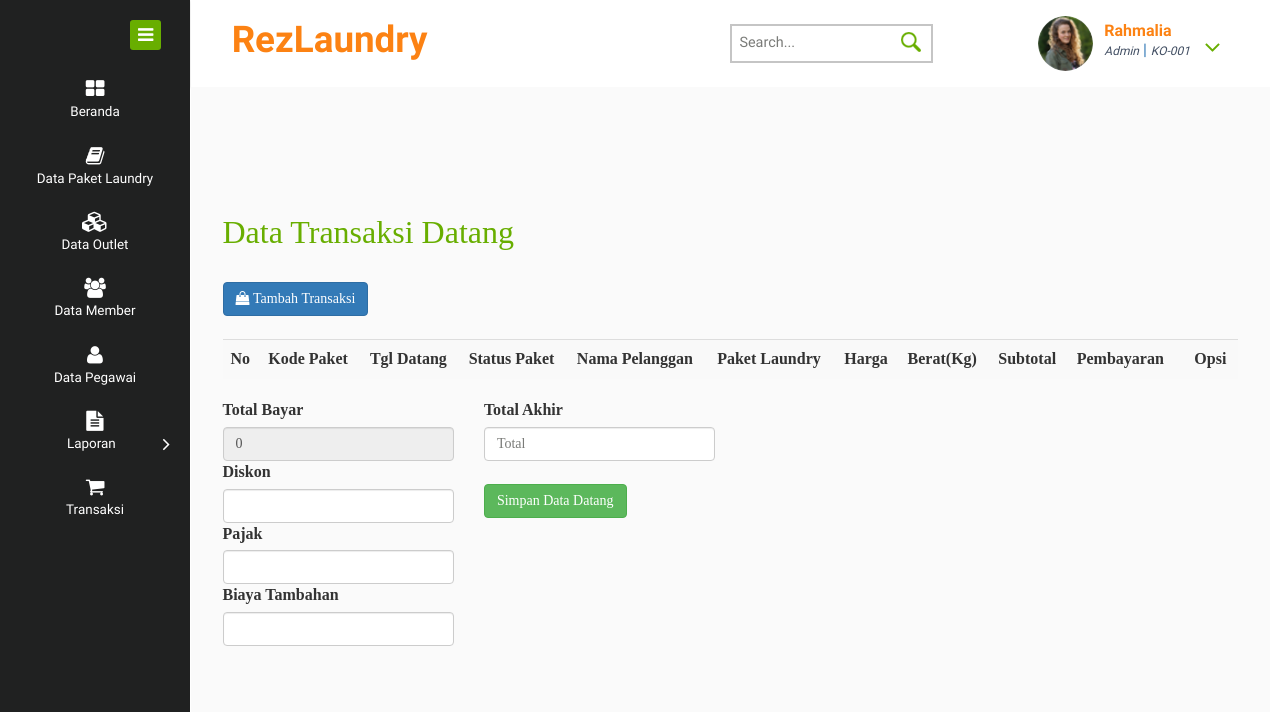
/keranjangg.php (signed in), run on the app's committed database.
### tables this page shows
CREATE TABLE `pegawai` (
  `Kode_p` varchar(10) NOT NULL,
  `Kode_outlet` varchar(10) NOT NULL,
  `Nama_p` varchar(30) NOT NULL,
  `Username` varchar(20) NOT NULL,
  `Password` varchar(200) NOT NULL,
  `JK` enum('Laki-Laki','Perempuan') NOT NULL,
  `Alamat` varchar(50) NOT NULL,
  `No_tlp` varchar(13) NOT NULL,
  `Jabatan` varchar(15) NOT NULL,
  `Status` varchar(15) NOT NULL,
  `Foto` longblob NOT NULL
);

### keranjangg.php (the view, shortened to what this page needs)
<!DOCTYPE HTML>
<html>
<head>
<link href="css/bootstrap.css" rel="stylesheet" type="text/css" media="all">
<link href="css/style.css" rel="stylesheet" type="text/css" media="all"/>
<link href="css/font-awesome.css" rel="stylesheet">
</head>
<body>
<div class="page-container">
   <div class="left-content">
	   <div class="mother-grid-inner">
				<div class="header-main">
					<div class="header-left">
							<div class="logo-name">
									 <a href="index.html"> <h1>RezLaundry</h1></a>
							</div>
							<div class="clearfix"> </div>
						 </div>
						 <div class="header-right">
								<div class="search-box">
									<form>
										<input type="text" placeholder="Search..." required="">
										<input type="submit" value="">
									</form>
								</div>
              <?php
                    include 'koneksi.php';
                    $user = $_SESSION['Username'];
                    $query = mysqli_query($koneksi, "SELECT Foto FROM pegawai WHERE Username='$user'");
                    while ($data = mysqli_fetch_array($query)) {
                    ?>
							<div class="profile_details">
								<ul>
									<li class="dropdown profile_details_drop">
										<a href="#" class="dropdown-toggle" data-toggle="dropdown" aria-expanded="false">
											<div class="profile_img">
												<span class="prfil-img"><?php echo "<img src='images/$data[Foto]' width='55' height='55' class='img-circle'/> ";?> </span>
												<div class="user-name">
													<p><?php echo $_SESSION['Username']; ?></p>
                                      <span><?php echo $_SESSION['Jabatan']; ?></span> |
            <?php
            include 'koneksi.php';
            $user = $_SESSION['Username'];
            $query=mysqli_query($koneksi,"SELECT Kode_outlet FROM pegawai WHERE Username='$user'");
            while ($d = mysqli_fetch_array($query)) {
              ?>
              <tr>
                <span><?php echo $d['Kode_outlet'];?></span>
              </tr>
              <?php } ?>
												</div>
												<i class="fa fa-angle-down lnr"></i>
												<div class="clearfix"></div>
											</div>
										</a>
                    <?php } ?>
									</li>
								</ul>
							</div>
							<div class="clearfix"> </div>
						</div>
				     <div class="clearfix"> </div>
				</div>
<font face="Cambria Math">
<div class="inner-block">
    <div class="blank">
    <h2><font face="Cambria Math">Data Transaksi Datang</font></h2>
<div class="card">
<button type="submit" class="btn btn-primary " data-toggle="modal" data-target="#myModal"></span><i class="fa fa-shopping-bag">    Tambah Transaksi</i></button>
  </div>
  <br>
 <table class="table table-striped">
                  <tr>
                      <th>No</th>
                      <th>Kode Paket</th>
                      <th>Tgl Datang</th>
                      <th>Status Paket</th>
                      <th>Nama Pelanggan</th>
                      <th>Paket Laundry</th>
                      <th>Harga</th>
                      <th>Berat(Kg)</th>
                      <th>Subtotal</th>
                      <th>Pembayaran</th>
                      <th>&nbsp Opsi</th>
                  </tr>
                  <?php $total=0; ?>
 </table>
    <form action="simpan_transaksi.php" method="post">
        <div class="row">
          <div class="col-md-3">
            <div class="form-group">
        <label>Total Bayar</label>
        <input type="text" id="total" name="total" class="form-control" readonly="" value="<?php echo $total;?>">
        <label>Diskon</label>
        <input type="number" id="Diskon" name="Diskon" class="form-control">
        <label>Pajak</label>
        <input type="number" id="Pajak" name="Pajak" class="form-control">
        <label>Biaya Tambahan</label>
        <input type="number" id="Biaya_tambahan" name="Biaya_tambahan" class="form-control">
        <br>
          </div>
        </div>
                              <div class="col-md-3">
                                  <div class="form-group">
                                    <label for="exampleInputEmail1">Total Akhir</label>
                                    <input type="number" id="Total" name="Total" class="form-control" required="" placeholder="Total">
                                    <br>
                              <button type="submit" class="btn btn-success">Simpan Data Datang</button>
                        </div>
                      </div>
           </div>
         </form>
</div>
</div>
</div>
</div>
    <div class="sidebar-menu">
		  	<div class="logo"> <a href="#" class="sidebar-icon"> <span class="fa fa-bars"></span> </a>  </div>
		    <div class="menu">
		      <ul id="menu" >
		        <li id="menu-home" ><a href="index.php"><i class="fa fa-th-large"></i><span>Beranda</span></a>
		        </li>
		        <li id="menu-comunicacao" ><a href="dtpaket.php"><i class="fa fa-book nav_icon"></i><span>Data Paket Laundry</span></a>
		        </li>
            <li><a href="dtoutlet.php"><i class="fa fa-cubes"></i><span>Data Outlet</span></a></li>
		        <li><a href="member.php"><i class="fa fa-group"></i><span>Data Member</span></a></li>
		        <li><a href="pegawai.php"><i class="fa fa-user"></i><span>Data Pegawai</span></a></li>
		        <li id="menu-academico" ><a href="#"><i class="fa fa-file-text"></i><span>Laporan</span><span class="fa fa-angle-right" style="float: right"></span></a>
		        </li>
		         <li><a href="transaksidtg.php"><i class="fa fa-shopping-cart"></i><span>Transaksi</span></a>
            </li>
		      </ul>
		    </div>
	 </div>
</div>
</body>
</html>

### data on the page
pegawai: Foto (picture), Kode_outlet "KO-001"
